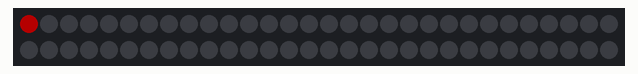
The sketch below on a simulated Arduino Uno, built with avr-gcc and run on an emulated ATmega328P. Shown: 60 RGB LEDs in strip order, left to right, continuing on the next row. Dim RGB values are drawn brighter than linear.

Above: at 0.15 s.
At 4.99 s:
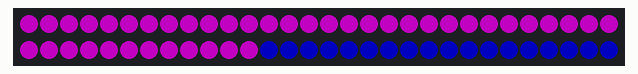
At 9.81 s:
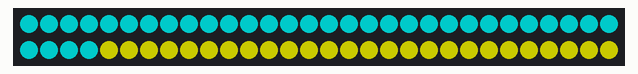
At 19.9 s:
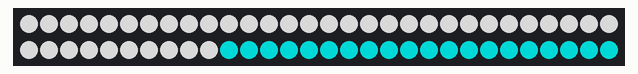
At 29.87 s:
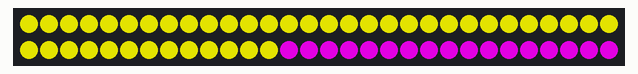
At 39.61 s:
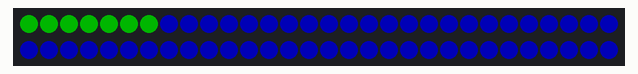

The sketch:

teensy_demo.ino
```cpp
// (licence header left out)
#include "Adafruit_NeoPixel.h"

#define NP_COUNT 60
#define NP_PIN 12

// Run in bright mode (disable when working up close).
#define NP_BRIGHT 1

Adafruit_NeoPixel pixels = Adafruit_NeoPixel(NP_COUNT, NP_PIN, NEO_GRB + NEO_KHZ800);

// Pixel counter to loop over all pixels.
static int i;

// Sequence counter for colors, patterns, etc.
static int j;

void setup()
{
    pixels.begin();
}

void loop()
{
    int y;
    int z = j % 8;
    if (NP_BRIGHT) {
        y = (2 * (j % 64)) + 64;
    }
    else {
        y = (j % 64) / 4 + 1;
    }
    int r = (z == 0 || z == 3 || z == 4 || z == 6) ? y : 0;
    int g = (z == 1 || z == 4 || z == 5 || z == 6) ? y : 0;
    int b = (z == 2 || z == 5 || z == 3 || z == 6) ? y : 0;

    pixels.setPixelColor(i, pixels.Color(r, g, b));
    if (j < 128 || i == (NP_COUNT - 1)) {
        pixels.show();
    }

    if (j >= 64 && j < 128) {
        i--;
    }
    else {
        i++;
    }

    if (i >= NP_COUNT) {
        i = 0;
        j++;
    }
    else if (i < 0) {
        i = NP_COUNT - 1;
        j++;
        if (j == 128) {
            i = 0;
        }
    }

    if (j < 128) {
        delay((j % 64) / 8 + 4);
    }
    else if (j < 192) {
        if (i == 0) {
            delay((40 * (j % 64) / 8) + 200);
        }
    }
    else {
        j = 0;
    }
}
```
